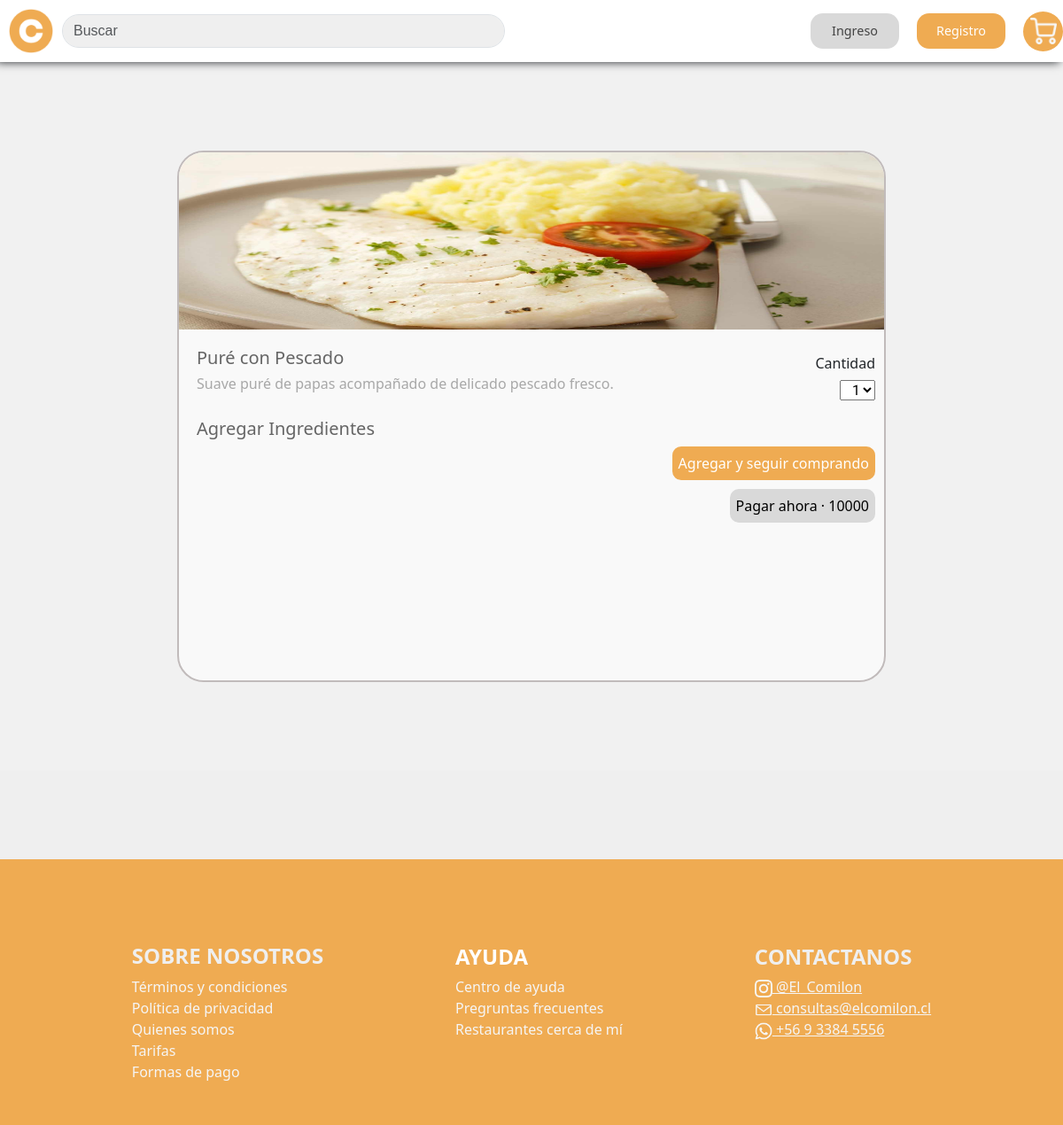
Before: /DetailProduct/18 with the older database file.
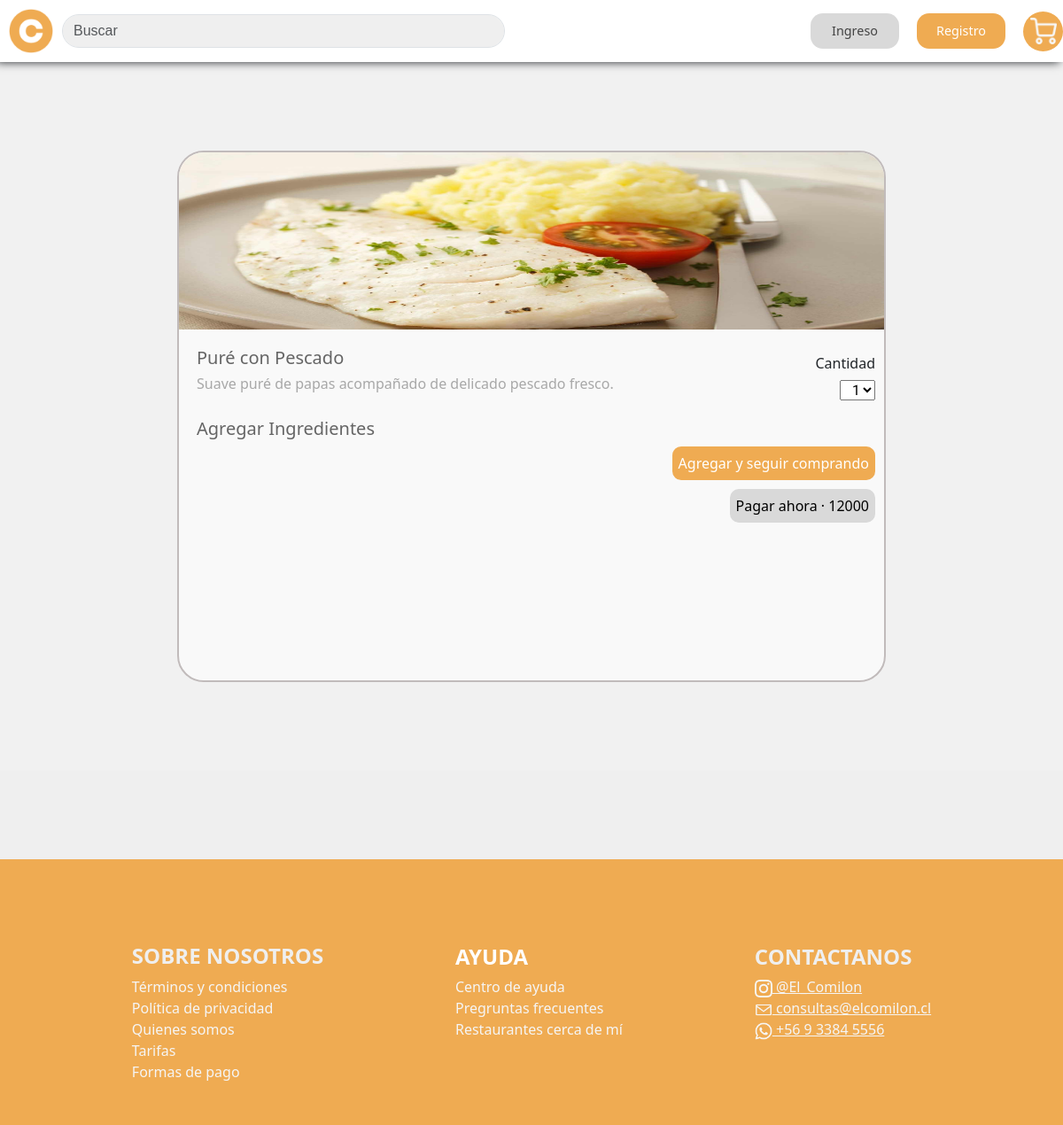
After: the same page with the newer database file.
### ElComilon/models.py (models this page shows, shortened)
class Producto(models.Model):
    id_producto = models.AutoField(primary_key = True)
    nombre = models.CharField(max_length = 80)
    precio = models.IntegerField()
    descripcion = models.CharField(max_length = 50)
    ingredientes = models.CharField(max_length = 80)
    imagen = models.ImageField(upload_to='upload/')

### ElComilon/views.py (the view)
# urls.py: path('DetailProduct/<str:pk>',views.detailProduct, name='DetailProduct'),
def detailProduct(request,pk):
    plato = Producto.objects.get(id_producto=pk)
    context = {
        "plato":plato
    }
    return render(request, 'pages/DetailProduct.html',context)

### templates/pages/DetailProduct.html (shortened to what this page needs)
<!DOCTYPE html>
<html lang="en">
<head>
    {% load static %}
    <link href="https://cdn.jsdelivr.net/npm/bootstrap@5.3.3/dist/css/bootstrap.min.css" rel="stylesheet">
</head>
<body>
    {% include 'bases/header.html' %}
<main>
    <div id="Con">
      <div class="Contenedor">
          <div class="PlatoPrincipal">
              <img src="{{plato.imagen.url}}" alt="Primer Producto" width="100%" height="200px" >
            </div>
            <div class="NomProducto">
              <h5>{{plato.nombre}}</h5>
            </div>
            <div class="Descripcion">
              <h6>{{plato.descripcion}}</h6>
            </div>
            <div class="CantidadCom">
              <h6>Cantidad</h6>
            </div>
            <div class="Linea1">
              <select class="Cantidad" >
                <option value="number">1</option>
              </select>
            </div>
            <div class="Ingredientes">
              <h5>Agregar Ingredientes</h5>
            </div>
            <div class="Pago">
              <div class="SeguirCompra" id="agregar">
                <button class="agregar-producto" data-product-id="{{ plato.id_producto }}" id>Agregar y seguir comprando</button>
              </div>
              <div class="Pagar">
                <div>
                    <button  class="comprar-producto" data-product-id="{{ plato.id_producto }}" style="float: right;" >Pagar ahora &middot; {{plato.precio}} </button>
                </div>
              </div>
            </div>
      </div>
    </div>
</main>
    {% include 'bases/footer.html' %}
<link rel="stylesheet" href="{% static 'css/Navbar.css' %}">
<link rel="stylesheet" href="{% static 'css/footer.css' %}">
<link rel="stylesheet" href="{% static 'css/DetailProduct.css' %}">
</body>
</html>

Changed rows visible on the page:
changed Producto "Puré con Pescado": precio "10000" → "12000"
